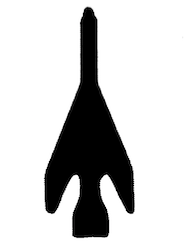
%> input picture Extra-project-MPP/1.png, 185 x 245 px
$ octave bounfoll.m   (GNU Octave 9; MATLAB toolbox functions it lacks are replaced by stand-ins)
%> lines starting %> are read from the running program, lines starting %| are printed output that depends on the picture; in (x1, y1, x2, y2) boxes, pixels count from 0 and x2, y2 are one past the last pixel; in counts of white or black regions, pixels touching at a corner belong together; the program's own positions count from 1
clc;clear
I = imread('1.png');
%> I is the input picture: size 245x185x3 uint8; mean R, G, B 202.8, 202.8, 202.8
figure(1)
subplot(1,3,1);imshow(I);title('The original image');
%change the image into binary image
threshold=graythresh(I);
%> threshold = 0.506
I=im2bw(I, threshold);
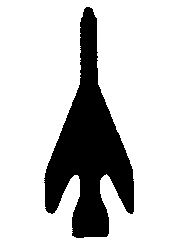
%> I: size 245x185 logical; 79.5% white; 1 black region, box (x1, y1, x2, y2) and area: (44, 7, 134, 238) 9304
subplot(1,3,2);imshow(I);title('The binary image');
%boundary following
[m n]=size(I);
%> m = 245; n = 185
boundary=zeros(m,n);
ed=[-1 0;-1 -1;0 -1;1 -1;1 0;1 1;0 1;-1 1]; %从左边像素，逆时针搜索
for i=2:m-1
    for j=2:n-1
        if I(i,j)==1 && boundary(i,j)==0      %当前是没标记的白色像素
            sum_temp = sum(sum(I(i-1:i+1,j-1:j+1)));
            if sum_temp~=9 && sum_temp~=0
                a=i;
                b=j;
                for k=1:8           %逆时针八邻域搜索
                   tmpi=a+ed(k,1);
                   tmpj=b+ed(k,2);
                   if I(tmpi,tmpj)==0 && boundary(tmpi,tmpj) == 0
                       a=tmpi;
                       b=tmpj;
                       boundary(a,b)=1;
                       break;
                   end
                end

            end
        end
    end
end
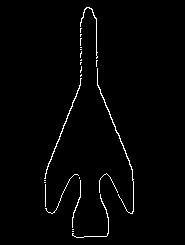
%> boundary: size 245x185 double; values 0 (black) and 1 (white), 1.7% white in thin lines or dots, all inside (x1, y1, x2, y2) = (44, 7, 134, 238)
%> after the loop, a = 239; b = 85; sum_temp = 9; tmpi = 238; tmpj = 86
boundary=boundary==1;
subplot(1,3,3);imshow(boundary);title('The final result');
figure(2);
imshow(boundary);
return

$ run again, with Extra-project-MPP/mapleleaf.tif saved as Extra-project-MPP/1.png
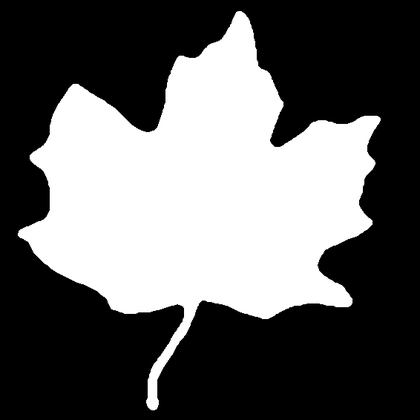
%> input picture Extra-project-MPP/mapleleaf.tif, 420 x 420 px, shrunk from 566 x 566 before the run
%> I is the input picture: size 420x420 uint8; min 0, max 255, mean 97.5
%> threshold = 0.498
%> `I=im2bw(I, threshold);`:
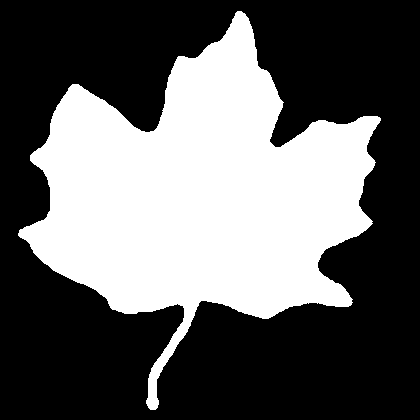
%> I: size 420x420 logical; 38.2% white; 1 white region, box (x1, y1, x2, y2) and area: (18, 11, 381, 410) 67405
%> after the loop `for i=2:m-1`:
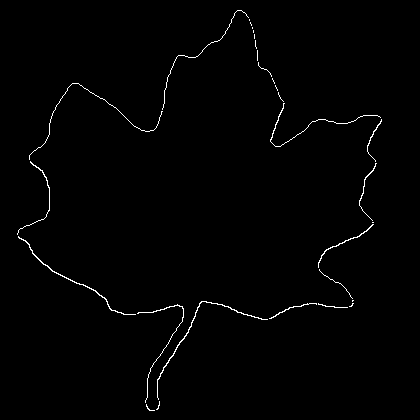
%> boundary: size 420x420 double; values 0 (black) and 1 (white), 0.94% white in thin lines or dots, all inside (x1, y1, x2, y2) = (17, 10, 382, 411)
%> after the loop `for i=2:m-1`: a = 411; b = 155; sum_temp = 5; tmpi = 411; tmpj = 155
